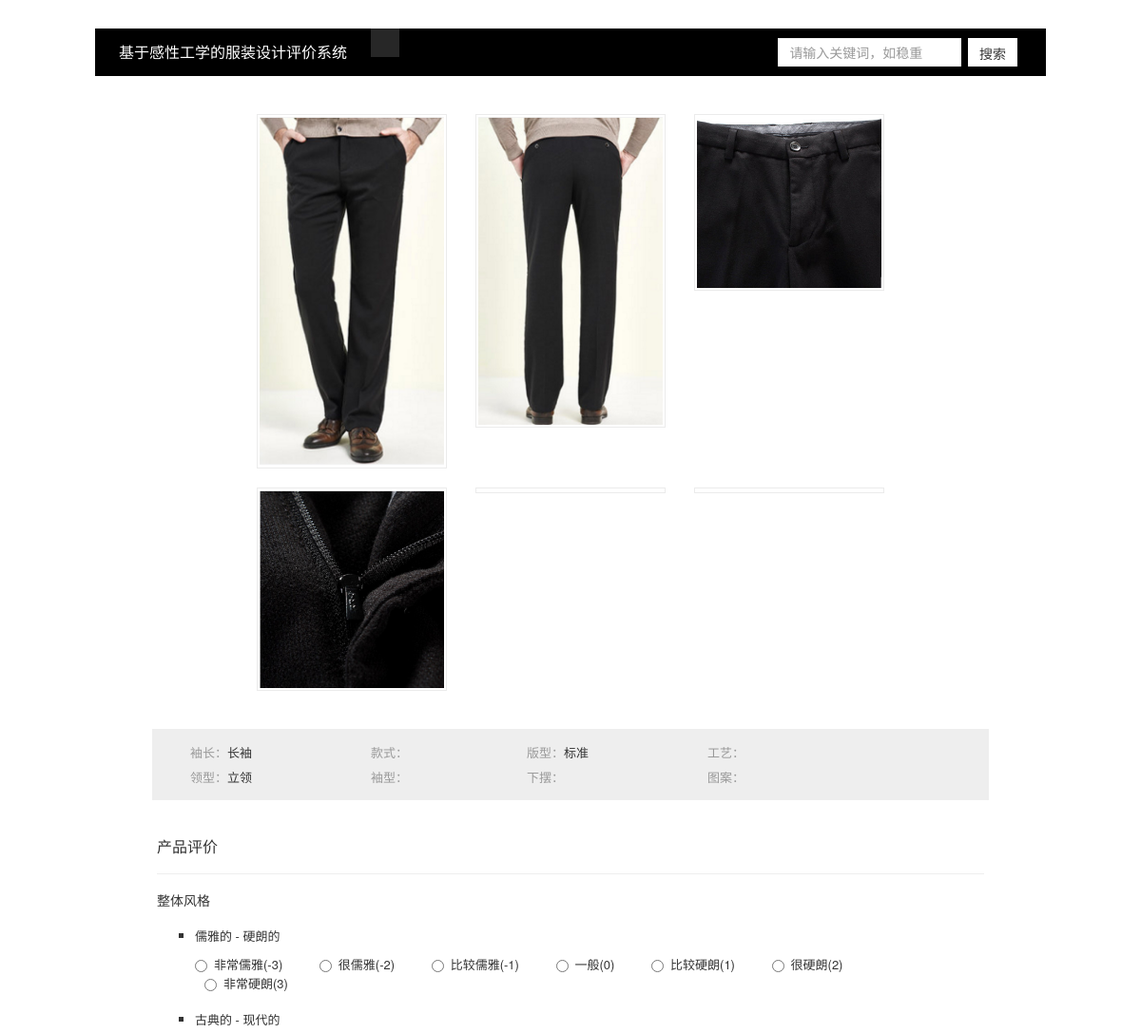
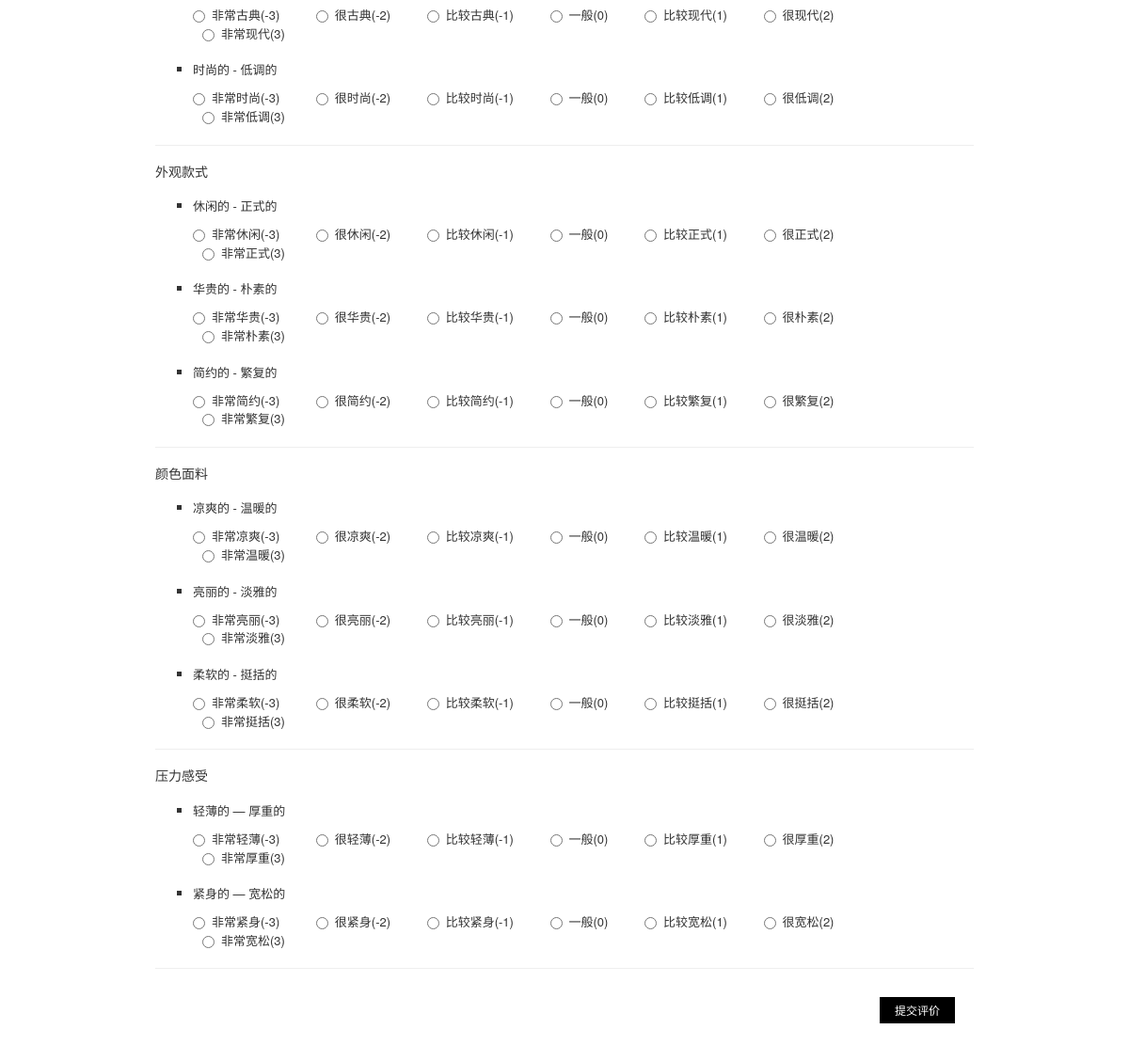
The app's page /pages/details.php?id=4&table=long_sleeved_blouse with its own data (2 pictures, top to bottom).
### tables this page shows
CREATE TABLE `long_sleeved_blouse` (
  `id` int(11) unsigned NOT NULL AUTO_INCREMENT,
  `image1` char(255) DEFAULT NULL,
  `image2` char(255) DEFAULT NULL,
  `image3` char(255) DEFAULT NULL,
  `image4` char(255) DEFAULT NULL,
  `image5` char(255) DEFAULT NULL,
  `image6` char(255) DEFAULT NULL,
  `sleeve_length` text,
  `model` text,
  `collar_type` text,
  `fabric` text,
  `color` text,
  `pattern` text,
  `thickness` text,
  `style` text,
  `link` text,
  `design` text,
  `sleeve_style` text,
  `lower_hem` text,
  `craft` text,
  PRIMARY KEY (`id`)
);

### pages/details.php (the view, shortened to what the rows shown need)
<?php
include('../connectMysql.php');
?>
<!DOCTYPE html>
<html lang="zh-CN">
<head>
    <link href="../style/bootstrap.min.css" rel="stylesheet">
    <link rel="stylesheet" href="../style/details.css">
</head>
<body>
<div class="container-fluid details-page">
    <?php
        $clotheId = $_GET['id'];
        $table = $_GET['table'];
        $sql = "SELECT * FROM $table WHERE id = '{$clotheId}'";
        $result = $conn->query($sql);
        if ($result->num_rows > 0) {
            while ($row = $result->fetch_assoc()) {
                echo "<div class='pictures'><div class='row'><div class='col-md-4 col-sm-4'><a href='#' class='thumbnail'><img src='{$row['image1']}' alt=''></a></div>".
                     "<div class='col-md-4 col-sm-4'><a href='#' class='thumbnail'><img src='{$row['image2']}' alt=''></a></div>".
                     "<div class='col-md-4 col-sm-4'><a href='#' class='thumbnail'><img src='{$row['image3']}' alt=''></a></div></div>".
                     "<div class='row'><div class='col-md-4 col-sm-4'><a href='#' class='thumbnail'><img src='{$row['image4']}' alt=''></a></div>".
                     "<div class='col-md-4 col-sm-4'><a href='#' class='thumbnail'><img src='{$row['image5']}' alt=''></a></div>".
                     "<div class='col-md-4 col-sm-4'><a href='#' class='thumbnail'><img src='{$row['image6']}' alt=''></a></div></div></div>";
                if ($table == 'western_style_pants' || $table == 'casual_pants') {
                    echo "<div class='clothes-attribute-table'><div class='contents'><div class='list'><div class='first'><span class='name'>裤长：</span><span class='attribute'>{$row['pant_length']}</span><br></div>".
                        "<div class='second'><span class='name'>腰型：</span><span class='attribute'>{$row['waist_type']}</span><br></div></div>".
                        "<div class='list'><div class='first'><span class='name'>款式：</span><span class='attribute'>{$row['design']}</span><br></div>".
                        "<div class='second'><span class='name'>裤脚：</span><span class='attribute'>{$row['pant_bottom']}</span><br></div></div>".
                        "<div class='list'><div class='first'><span class='name'>裤型：</span><span class='attribute'>{$row['model']}</span><br></div>".
                        "<div class='second'><span class='name'>弹力：</span><span class='attribute'>{$row['elastic_force']}</span><br></div></div>".
                        "<div class='list'><div class='first'><span class='name'>工艺：</span><span class='attribute'>{$row['craft']}</span><br></div>".
                        "<div class='second'><span class='name'>图案：</span><span class='attribute'>{$row['pattern']}</span><br></div></div></div></div>";
                } else {
                    echo "<div class='clothes-attribute-table'><div class='contents'><div class='list'><div class='first'><span class='name'>袖长：</span><span class='attribute'>{$row['sleeve_length']}</span><br></div>".
                        "<div class='second'><span class='name'>领型：</span><span class='attribute'>{$row['collar_type']}</span><br></div></div>".
                        "<div class='list'><div class='first'><span class='name'>款式：</span><span class='attribute'>{$row['design']}</span><br></div>".
                        "<div class='second'><span class='name'>袖型：</span><span class='attribute'>{$row['sleeve_style']}</span><br></div></div>".
                        "<div class='list'><div class='first'><span class='name'>版型：</span><span class='attribute'>{$row['model']}</span><br></div>".
                        "<div class='second'><span class='name'>下摆：</span><span class='attribute'>{$row['lower_hem']}</span><br></div></div>".
                        "<div class='list'><div class='first'><span class='name'>工艺：</span><span class='attribute'>{$row['craft']}</span><br></div>".
                        "<div class='second'><span class='name'>图案：</span><span class='attribute'>{$row['pattern']}</span><br></div></div></div></div>";
                }
            }
        }
    ?>
</div>
</body>
</html>

### records on screen
long_sleeved_blouse: image1 (picture), image2 (picture), image3 (picture), image4 (picture), sleeve_length "长袖", collar_type "立领", model "标准"
